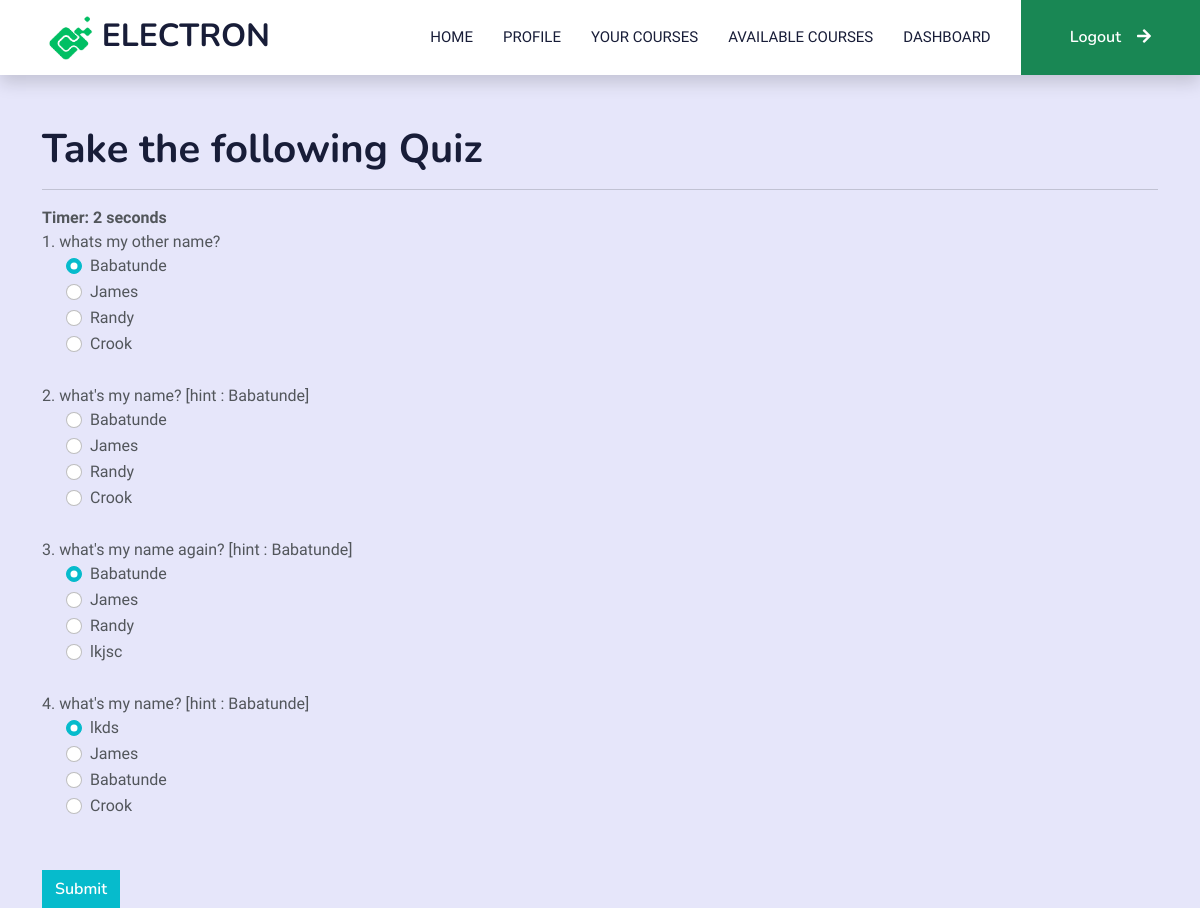
The app's page /takequiz/3/3/ (signed in) with its own data.
### LMSapp/models.py (models this page shows, shortened)
class Question(models.Model):
    chapter =  models.ForeignKey(CourseChapter, on_delete=models.CASCADE, null=True)
    question = models.CharField(max_length=200,null=True)
    op1 = models.CharField(max_length=200,null=True)
    op2 = models.CharField(max_length=200,null=True)
    op3 = models.CharField(max_length=200,null=True)
    op4 = models.CharField(max_length=200,null=True)
    ans = models.CharField(max_length=200,null=True)

### LMSapp/views.py (the view)
# urls.py: path('takequiz/<int:id>/<int:course>/', views.takequiz, name="takequiz"),
def takequiz(request, id, course):
    user = request.user
    student = StudentProfile.objects.get(user_id = request.user.id)
    course = Course.objects.get(pk = course)
    AllChaptersForCourse = CourseChapter.objects.filter(course=course)
    if request.method == 'POST':
        print(request.POST)
        question = Question.objects.filter(chapter_id = id)
        score=0
        wrong=0
        correct=0
        total=0
        for q in question:
            total+=1
            print(request.POST.get(q.question))
            print(q.ans)
            if q.ans ==  request.POST.get(q.question):
                score+=10
                correct+=1
            else:
                wrong+=1
        time = request.POST.get('timer')
        if total == 0:
            percent = 0
        else:
            percent = score/(total*10) *100
        coursechapter = id
        coursechapterobject = CourseChapter.objects.get(pk=id)
        if percent >= 75 & Score.objects.filter(student = student,chapter = coursechapterobject).count() < 1:
            Score.objects.create(student = student,chapter = coursechapterobject,score = percent, timeused = time)
            x = ChapterCompleted.objects.get(student = student, chapter = coursechapterobject)
            x.is_completed = True
            x.save()
            y = False
            g = ChapterCompleted.objects.filter(student = student, chapter__in=AllChaptersForCourse)
            for i in g:
                if i.is_completed == False:
                    g = False
            studentcoursecomplete = StudentCourseEnrollment.objects.get(student = student, course=course)
            studentcoursecomplete.course_completed = True
            studentcoursecomplete.save()
        context = {
            'score':score,
            'time': time,
            'course':course,
            'correct':correct,
            'wrong':wrong,
            'percent':percent,
            'total':total,
            'student': student,
            'coursechapter':coursechapter
        }
        return render(request,'quizresults.html',context)
    else:
        question = Question.objects.filter(chapter_id = id)
    question = Question.objects.filter(chapter_id = id)
    context = {
       "question" : question,
       'student': student,
    }
    return render(request, 'takequiz.html', context)

### LMSapp/templates/takequiz.html (shortened to what this page needs)
{% load static %}
{% load mathfilters %}
<!DOCTYPE html>
<html lang="en">
<head>
    <link href="https://cdnjs.cloudflare.com/ajax/libs/font-awesome/5.10.0/css/all.min.css" rel="stylesheet">
    <link href="https://cdn.jsdelivr.net/npm/bootstrap-icons@1.4.1/font/bootstrap-icons.css" rel="stylesheet">
    <link href="{% static 'lib/animate/animate.min.css' %}" rel="stylesheet">
    <link href="{% static 'lib/owlcarousel/assets/owl.carousel.min.css' %}" rel="stylesheet">
    <link href="{% static 'CSS/bootstrap.min.css' %}" rel="stylesheet">
    <link href="{% static 'CSS/style.css' %}" rel="stylesheet">
</head>
<body>
<nav class="navbar navbar-expand-lg bg-white navbar-light shadow sticky-top p-0">
    <a href="index.html" class="navbar-brand d-flex align-items-center px-4 px-lg-5">
        <h2 class="m-0 text-dark"> <img src="/static/images/Logo-removebg.png" alt="Logo" width="45" height="44" class="d-inline-block align-text-middle">
            ELECTRON</h2>
    </a>
    <div class="collapse navbar-collapse" id="navbarCollapse">
      <div class="navbar-nav ms-auto p-4 p-lg-0">
          <a href="{% url 'studenthomepage' %}" class="nav-item nav-link active text-dark">Home</a>
          <a href="{% url 'studentprofile' %}" class="nav-item nav-link active text-dark">Profile</a>
          <a href="{% url 'studentcourses' student.id%}" class="nav-item nav-link active text-dark">Your Courses</a>
          <a href="{% url 'courses' %}" class="nav-item nav-link active text-dark">Available Courses</a>
          <a href="{% url 'studentdashboard' %}" class="nav-item nav-link active text-dark">Dashboard</a>
      </div>
      <a href="{% url 'logout' %}" class="btn btn-success py-4 px-lg-5 d-none d-lg-block">Logout<i class="fa fa-arrow-right ms-3"></i></a>
</nav>
<div class="container ">
<h1 style="margin-top: 50px;">Take the following Quiz</h1>
<hr>
<div id="displaytimer"><b>Timer: 0 seconds</b></div>
 <form method='post' action=''>
    {% for q  in question %}
    <div class="form-group">
     {{forloop.counter}}. <label for="question">{{q.question}}</label>
    </div>
    <div class="form-check">
        <div class="form-check">
            <input class="form-check-input" type="radio" name="{{q.question}}" id="gridRadios1" value="{{q.op1}}" checked>
            <label class="form-check-label" for="gridRadios1">
                {{q.op1}}
            </label>
        </div>
        <div class="form-check">
            <input class="form-check-input" type="radio" name="{{q.question}}" id="gridRadios2" value="{{q.op2}}" >
            <label class="form-check-label" for="gridRadios2">
                {{q.op2}}
            </label>
        </div>
        <div class="form-check">
            <input class="form-check-input" type="radio" name="{{q.question}}" id="gridRadios1" value="{{q.op3}}">
            <label class="form-check-label" for="gridRadios1">
                {{q.op3}}
            </label>
        </div>
        <div class="form-check">
            <input class="form-check-input" type="radio" name="{{q.question}}" id="gridRadios2" value="{{q.op4}}">
            <label class="form-check-label" for="gridRadios2">
                {{q.op4}}
            </label>
        </div>
        <br>
    </div>
    {% endfor %}
    <br>
    <button type="submit" class="btn btn-primary">Submit</button>
  </form>
</div>
</body>
</html>

### LMSapp/static/CSS/style.css (style rules this page uses)
:root { --primary: #42e04f; --light: #F0FBFC; --dark: #1c2331; }
.btn { font-family: 'Nunito', sans-serif; font-weight: 600; transition: .5s; }
.btn.btn-primary, .btn.btn-secondary { color: #FFFFFF; }
.navbar-light .navbar-nav .nav-link { margin-right: 30px; padding: 25px 0; color: #FFFFFF; font-size: 15px; text-transform: uppercase; outline: none; }
.navbar-light .navbar-nav .nav-link:hover, .navbar-light .navbar-nav .nav-link.active { color: var(--primary); }
.navbar-light .navbar-brand, .navbar-light a.btn { height: 75px; }
.navbar-light .navbar-nav .nav-link { color: var(--dark); font-weight: 500; }
.navbar-light.sticky-top { top: -100px; transition: .5s; }

### LMSapp/templates/takequiz.html (style rules this page uses)
body { background:#E6E6FA!important; }

### records on screen
Question: question "whats my other name?", op1 "Babatunde", op2 "James", op3 "Randy", op4 "Crook"
Question: question "what's my name? [hint : Babatunde]", op1 "Babatunde", op2 "James", op3 "Randy", op4 "Crook"
Question: question "what's my name again? [hint : Babatunde]", op1 "Babatunde", op2 "James", op3 "Randy", op4 "lkjsc"
Question: question "what's my name? [hint : Babatunde]", op1 "lkds", op2 "James", op3 "Babatunde", op4 "Crook"
